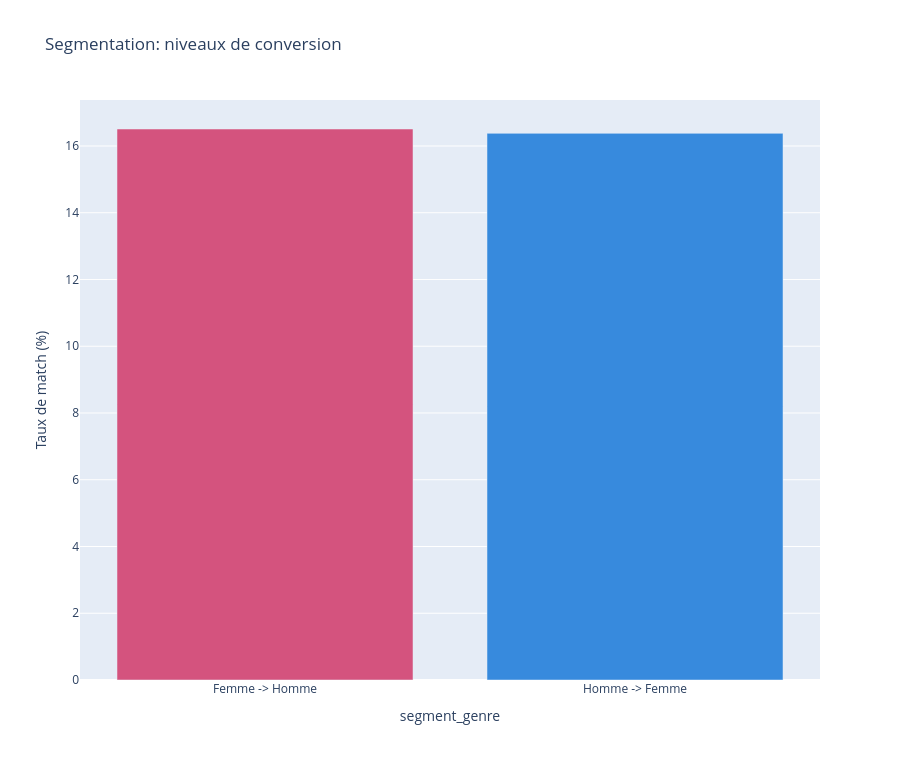

The notebook cell saved with this chart:
### Markdown cell above
### **2.6 Segments à activer**

Les écarts de conversion selon le sens de la rencontre permettent de prioriser des messages plus ciblés.

### Code cell
if "segment_genre" not in df.columns and "gender" in df.columns:
    df["segment_genre"] = df["gender"].map({1: "Homme -> Femme", 0: "Femme -> Homme"})

seg = (df.groupby("segment_genre")["match"].mean() * 100).reset_index(name="Taux de match (%)")
fig_viz_seg = px.bar(
    seg,
    x="segment_genre", y="Taux de match (%)", color="segment_genre",
    title="Segmentation: niveaux de conversion",
    color_discrete_map={"Homme -> Femme": "#378ADD", "Femme -> Homme": "#D4537E"},
)
fig_viz_seg.update_layout(showlegend=False, height=760)
fig_viz_seg.show()
export_viz(fig_viz_seg, "segmentation_conversion")

### Figure 1 — Plotly figure (JSON) as saved in the notebook; plotly's stock layout.template omitted (floating-point values rounded to 4 significant figures)
{"data": [{"hovertemplate": "segment_genre=%{x}<br>Taux de match (%)=%{y}<extra></extra>", "legendgroup": "Femme -> Homme", "marker": {"color": "#D4537E", "pattern": {"shape": ""}}, "name": "Femme -> Homme", "orientation": "v", "showlegend": true, "textposition": "auto", "type": "bar", "x": ["Femme -> Homme"], "xaxis": "x", "y": [16.51], "yaxis": "y"}, {"hovertemplate": "segment_genre=%{x}<br>Taux de match (%)=%{y}<extra></extra>", "legendgroup": "Homme -> Femme", "marker": {"color": "#378ADD", "pattern": {"shape": ""}}, "name": "Homme -> Femme", "orientation": "v", "showlegend": true, "textposition": "auto", "type": "bar", "x": ["Homme -> Femme"], "xaxis": "x", "y": [16.38], "yaxis": "y"}], "layout": {"barmode": "relative", "height": 760, "legend": {"title": {"text": "segment_genre"}, "tracegroupgap": 0}, "showlegend": false, "title": {"text": "Segmentation: niveaux de conversion"}, "xaxis": {"anchor": "y", "categoryarray": ["Femme -> Homme", "Homme -> Femme"], "categoryorder": "array", "domain": [0, 1], "title": {"text": "segment_genre"}}, "yaxis": {"anchor": "x", "domain": [0, 1], "title": {"text": "Taux de match (%)"}}}}
